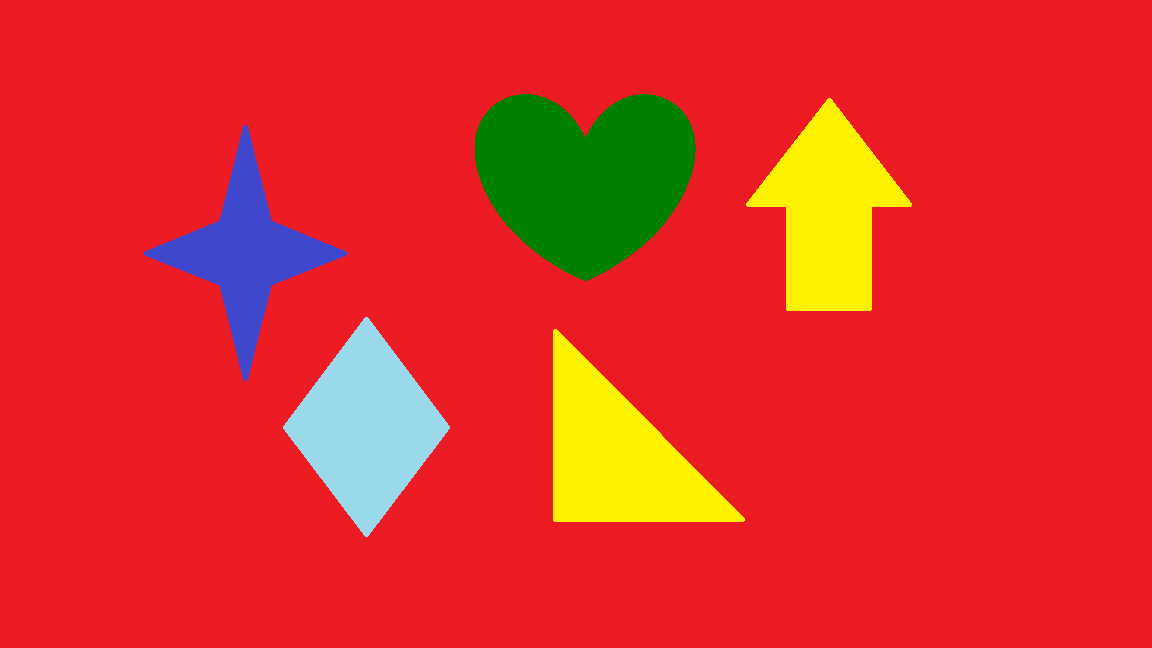
#> input picture tes-warna/Hijau/hijau01.png, 1152 x 648 px; its folder holds 3 pictures in this run
$ python hijau.py
#> lines starting #> are read from the running program, lines starting #| are printed output that depends on the picture; after the words box and inside, x2 and y2 are one past the last pixel; in counts of white or black regions, pixels touching at a corner belong together
import cv2
import numpy as np

for i in range(1, 4):
    img = cv2.imread('hijau0' + str(i) + '.png', 1)
#> img is the input picture: shape (648, 1152, 3); mean B, G, R 40.9, 48.3, 223.1
    hsv = cv2.cvtColor(img, cv2.COLOR_BGR2HSV)
#> hsv: shape (648, 1152, 3); mean H, S, V 163.4, 223.3, 232.9

    lower_api0 = np.array([50, 100, 100])
    upper_api0 = np.array([70, 255, 255])
    mask = cv2.inRange(hsv, lower_api0, upper_api0)
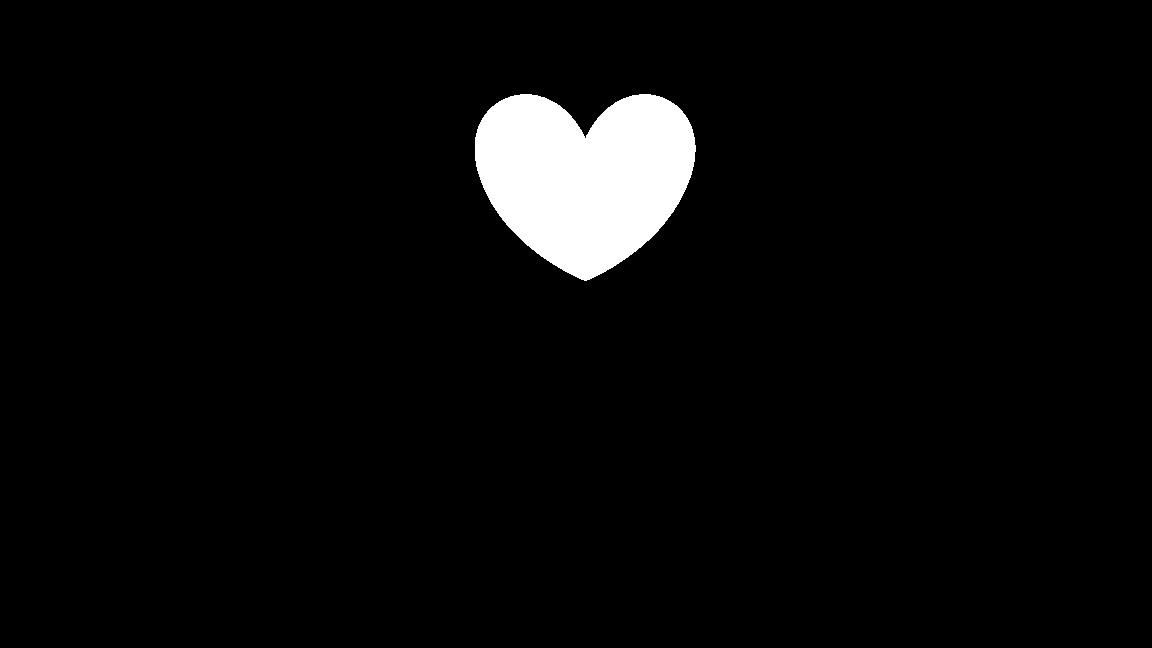
#> mask: shape (648, 1152); 4% white; 1 white region, box (x1, y1, x2, y2) and area: (475, 94, 696, 281) 29689

    new_img = cv2.bitwise_and(img, img, mask=mask)
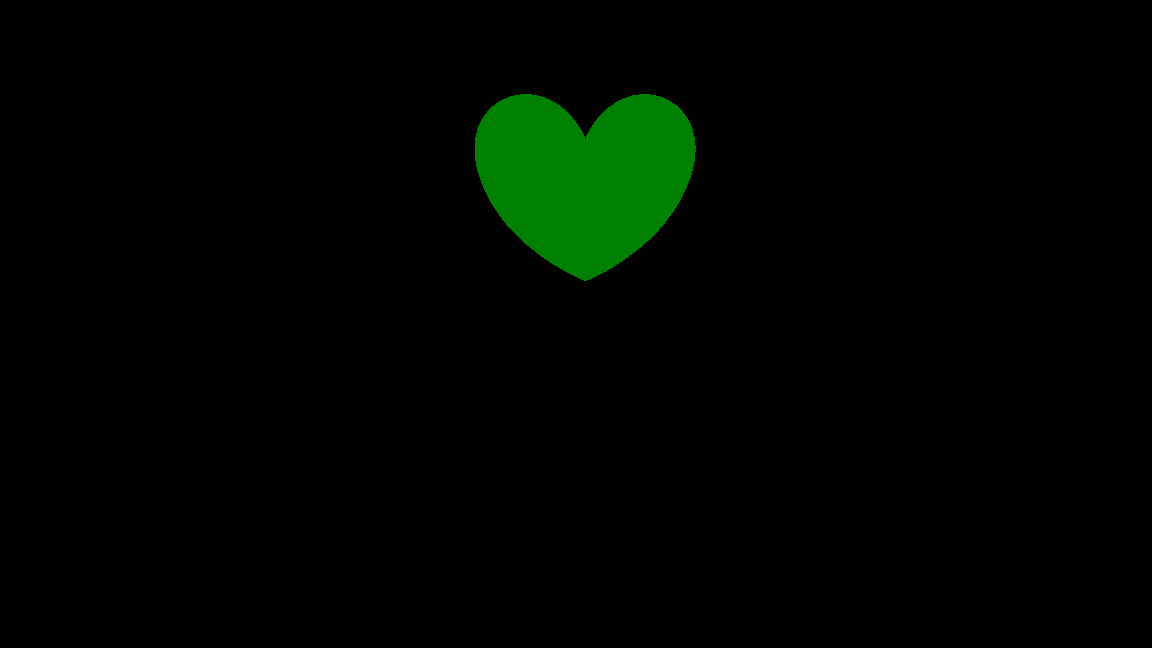
#> new_img: shape (648, 1152, 3); mean B, G, R 0, 5.1, 0

    cv2.imshow("hasil" + str(i) + ".png", new_img)
    cv2.imshow('image', img)

    cv2.waitKey(0)
    cv2.destroyAllWindows()
#> pass 2 of the loop `for i in range(1, 4):`:
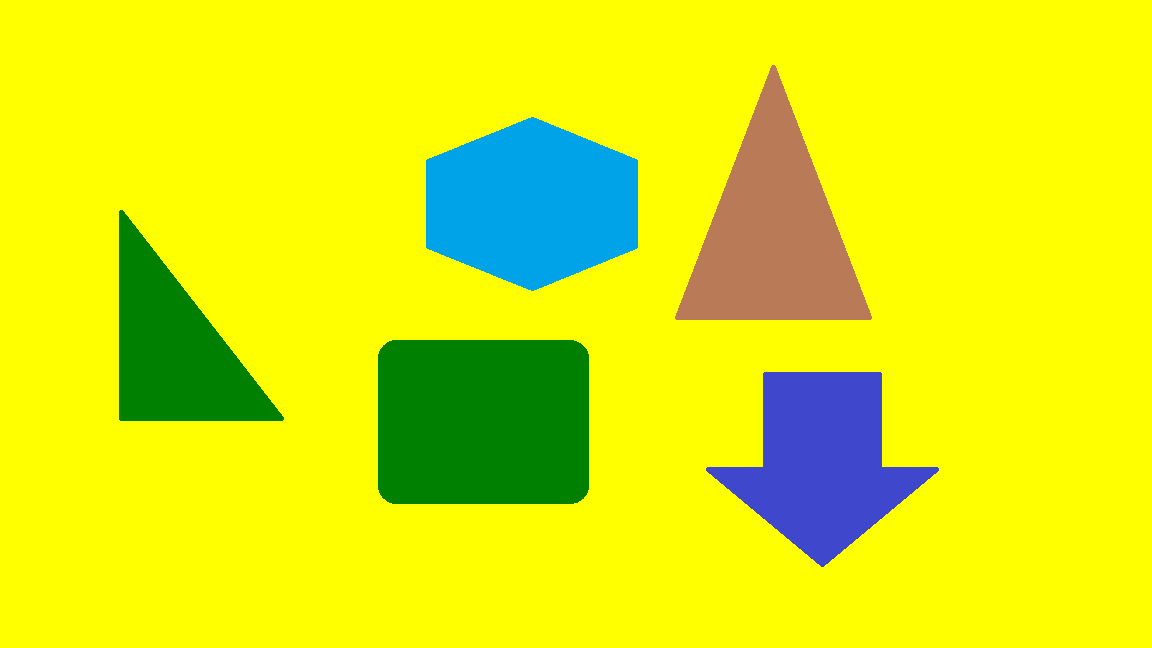
#> input picture tes-warna/Hijau/hijau02.png, 1152 x 648 px
#> img is the input picture: shape (648, 1152, 3); mean B, G, R 18.1, 232.3, 219.1
#> hsv: shape (648, 1152, 3); mean H, S, V 36.8, 248.4, 241.2
#> `mask = cv2.inRange(hsv, lower_api0, upper_api0)`:
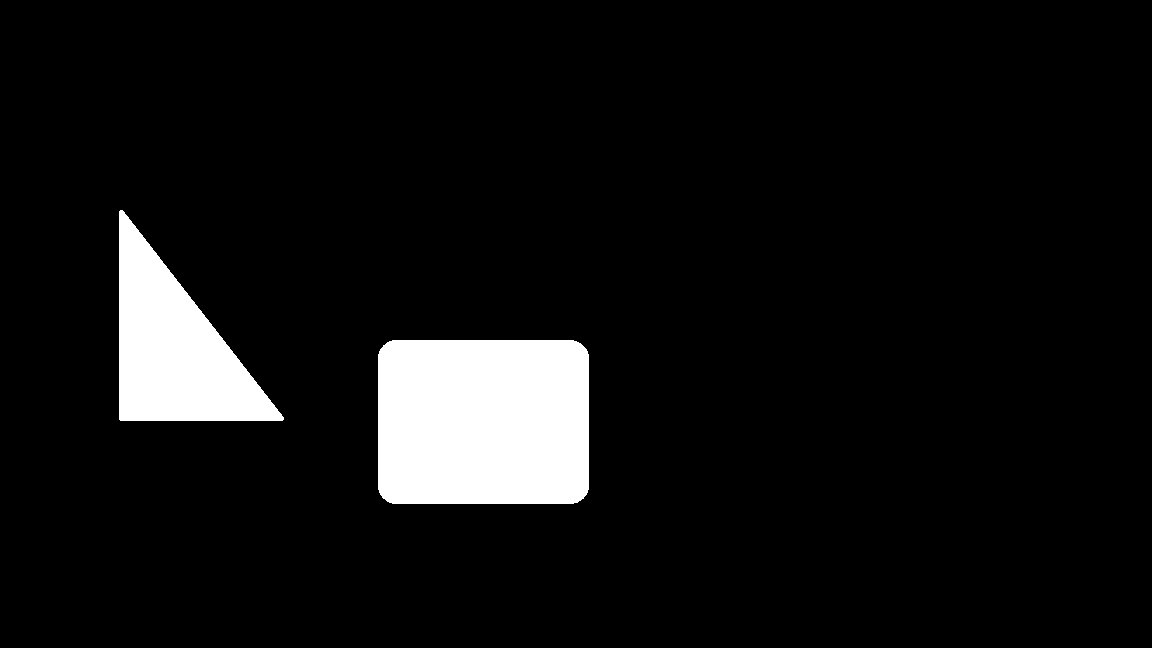
#> mask: shape (648, 1152); 7% white; 2 white regions, box (x1, y1, x2, y2) and area: (378, 340, 589, 504) 34307, (119, 210, 284, 421) 18067
#> `new_img = cv2.bitwise_and(img, img, mask=mask)`:
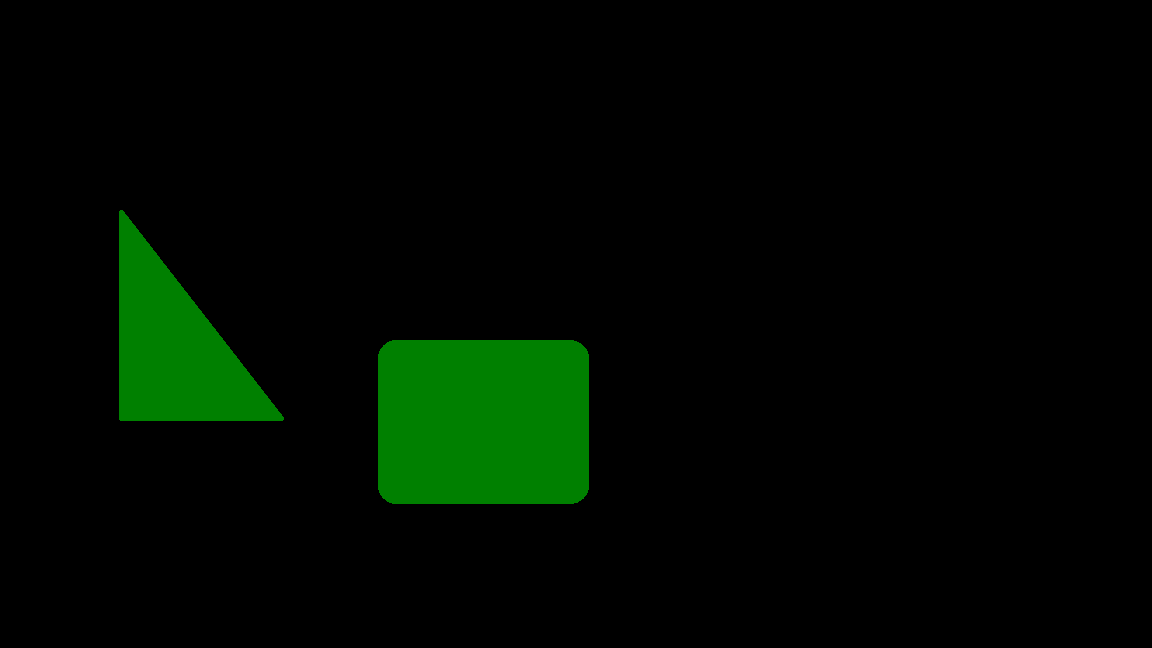
#> new_img: shape (648, 1152, 3); mean B, G, R 0, 9, 0
#> pass 3 of the loop `for i in range(1, 4):`:
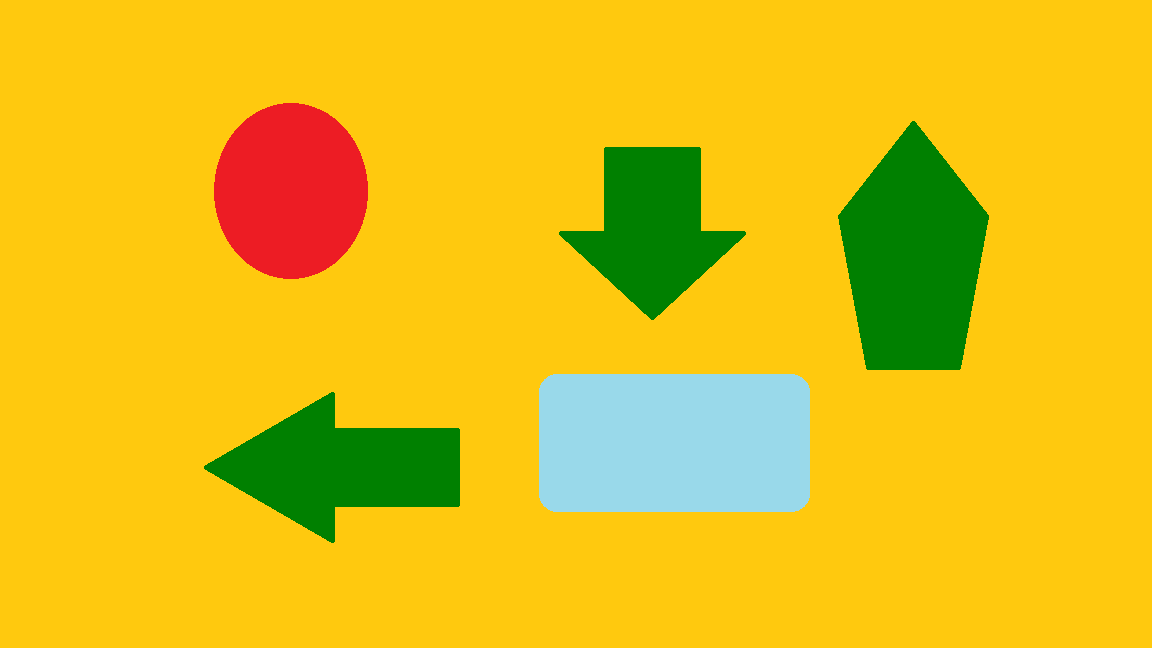
#> input picture tes-warna/Hijau/hijau03.png, 1152 x 648 px
#> img is the input picture: shape (648, 1152, 3); mean B, G, R 24.4, 190.7, 227.8
#> hsv: shape (648, 1152, 3); mean H, S, V 34.2, 234.1, 242.7
#> `mask = cv2.inRange(hsv, lower_api0, upper_api0)`:
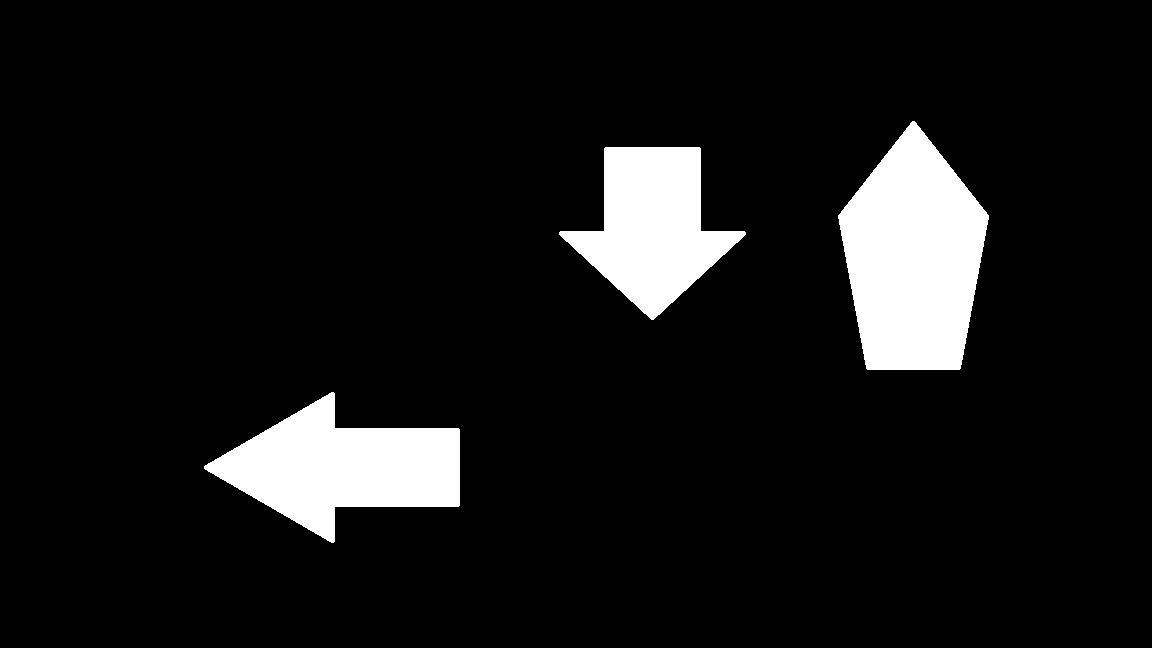
#> mask: shape (648, 1152); 8.5% white; 3 white regions, box (x1, y1, x2, y2) and area: (838, 121, 989, 370) 26212, (204, 392, 460, 543) 20183, (559, 147, 746, 320) 16896
#> `new_img = cv2.bitwise_and(img, img, mask=mask)`:
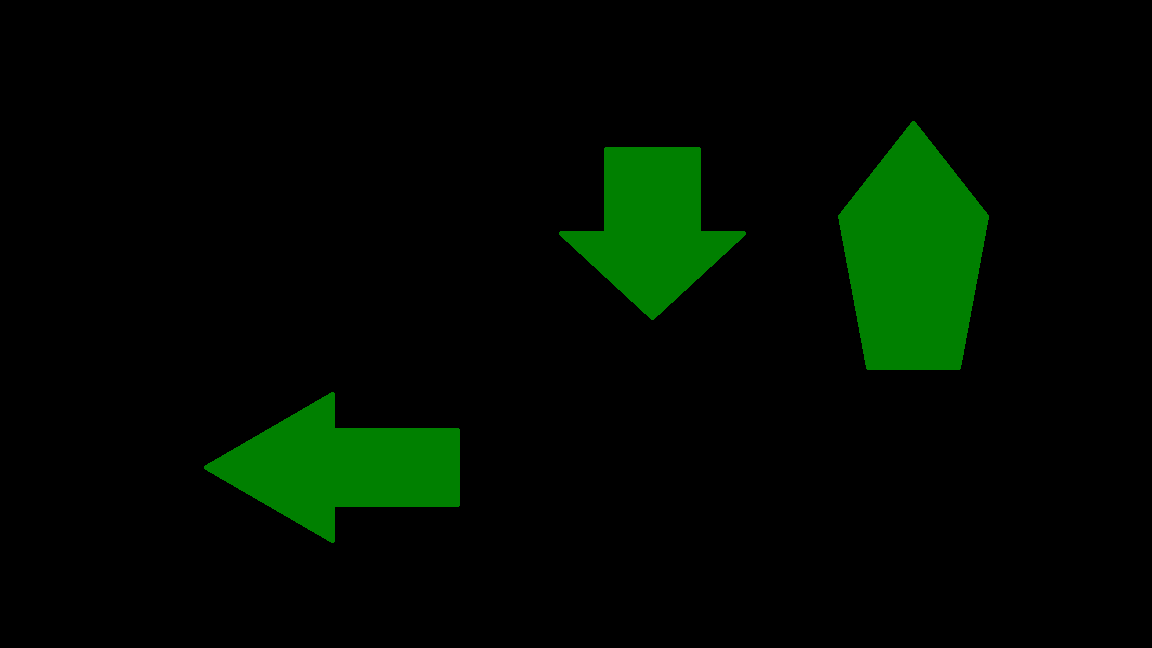
#> new_img: shape (648, 1152, 3); mean B, G, R 0, 10.9, 0
